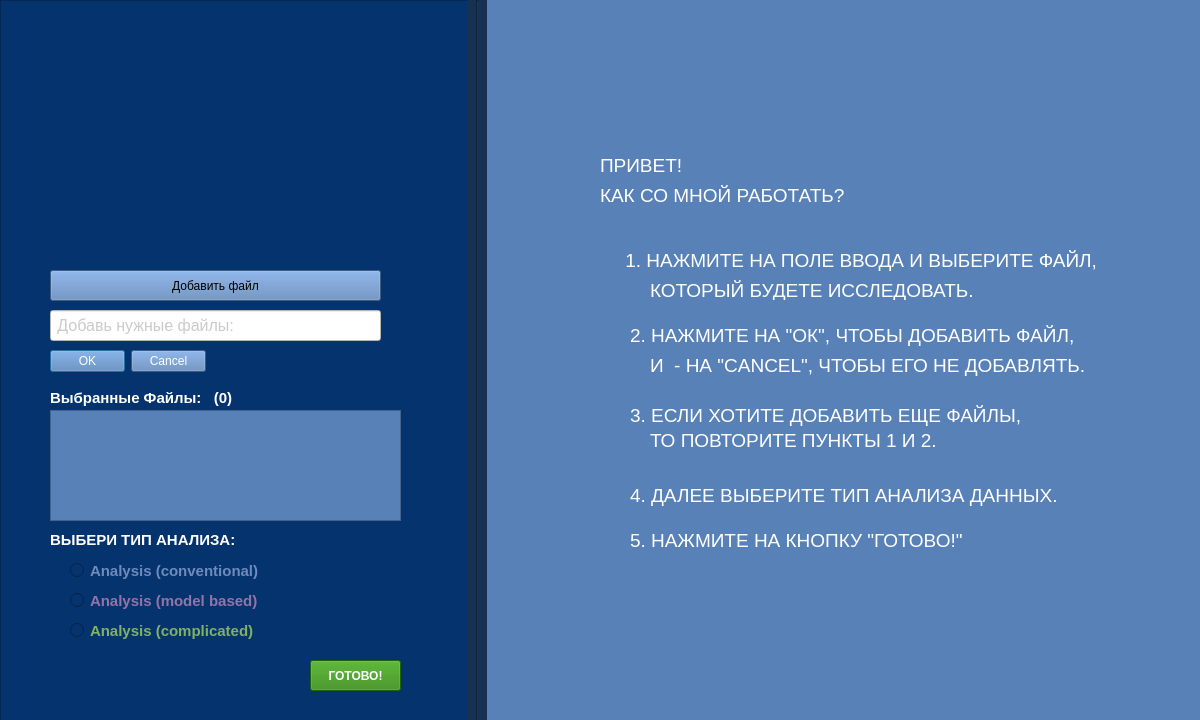
<?xml version="1.0" encoding="UTF-8"?>
<ui version="4.0">
 <class>MainWindow</class>
 <widget class="QMainWindow" name="MainWindow">
  <property name="enabled">
   <bool>true</bool>
  </property>
  <property name="geometry">
   <rect>
    <x>0</x>
    <y>0</y>
    <width>1200</width>
    <height>720</height>
   </rect>
  </property>
  <property name="minimumSize">
   <size>
    <width>1200</width>
    <height>720</height>
   </size>
  </property>
  <property name="maximumSize">
   <size>
    <width>1200</width>
    <height>738</height>
   </size>
  </property>
  <property name="baseSize">
   <size>
    <width>1200</width>
    <height>720</height>
   </size>
  </property>
  <property name="windowTitle">
   <string>MainWindow</string>
  </property>
  <property name="styleSheet">
   <string notr="true">background-color: rgb(88, 129, 183);</string>
  </property>
  <widget class="QWidget" name="centralwidget">
   <widget class="QLabel" name="label_7">
    <property name="geometry">
     <rect>
      <x>600</x>
      <y>150</y>
      <width>121</width>
      <height>31</height>
     </rect>
    </property>
    <property name="font">
     <font>
      <family>MS Shell Dlg 2</family>
      <pointsize>14</pointsize>
      <weight>50</weight>
      <italic>false</italic>
      <bold>false</bold>
     </font>
    </property>
    <property name="styleSheet">
     <string notr="true">color: rgb(255, 255, 255);</string>
    </property>
    <property name="text">
     <string>ПРИВЕТ!</string>
    </property>
   </widget>
   <widget class="QLabel" name="label_6">
    <property name="geometry">
     <rect>
      <x>600</x>
      <y>180</y>
      <width>281</width>
      <height>31</height>
     </rect>
    </property>
    <property name="font">
     <font>
      <family>MS Shell Dlg 2</family>
      <pointsize>14</pointsize>
      <weight>50</weight>
      <bold>false</bold>
     </font>
    </property>
    <property name="autoFillBackground">
     <bool>false</bool>
    </property>
    <property name="styleSheet">
     <string notr="true">color: rgb(255, 255, 255);</string>
    </property>
    <property name="text">
     <string>КАК СО МНОЙ РАБОТАТЬ?</string>
    </property>
   </widget>
   <widget class="QLabel" name="label_8">
    <property name="geometry">
     <rect>
      <x>620</x>
      <y>250</y>
      <width>561</width>
      <height>21</height>
     </rect>
    </property>
    <property name="font">
     <font>
      <family>MS Shell Dlg 2</family>
      <pointsize>14</pointsize>
      <weight>50</weight>
      <bold>false</bold>
     </font>
    </property>
    <property name="styleSheet">
     <string notr="true">color: rgb(255, 255, 255);</string>
    </property>
    <property name="text">
     <string> 1. НАЖМИТЕ НА ПОЛЕ ВВОДА И ВЫБЕРИТЕ ФАЙЛ, </string>
    </property>
   </widget>
   <widget class="QLabel" name="label_9">
    <property name="geometry">
     <rect>
      <x>630</x>
      <y>320</y>
      <width>534</width>
      <height>31</height>
     </rect>
    </property>
    <property name="font">
     <font>
      <family>MS Shell Dlg 2</family>
      <pointsize>14</pointsize>
      <weight>50</weight>
      <bold>false</bold>
     </font>
    </property>
    <property name="styleSheet">
     <string notr="true">color: rgb(255, 255, 255);</string>
    </property>
    <property name="text">
     <string>2. НАЖМИТЕ НА &quot;ОК&quot;, ЧТОБЫ ДОБАВИТЬ ФАЙЛ, </string>
    </property>
   </widget>
   <widget class="QLabel" name="label_10">
    <property name="geometry">
     <rect>
      <x>630</x>
      <y>400</y>
      <width>534</width>
      <height>31</height>
     </rect>
    </property>
    <property name="font">
     <font>
      <family>MS Shell Dlg 2</family>
      <pointsize>14</pointsize>
      <weight>50</weight>
      <bold>false</bold>
     </font>
    </property>
    <property name="styleSheet">
     <string notr="true">color: rgb(255, 255, 255);</string>
    </property>
    <property name="text">
     <string>3. ЕСЛИ ХОТИТЕ ДОБАВИТЬ ЕЩЕ ФАЙЛЫ, </string>
    </property>
   </widget>
   <widget class="QLabel" name="label_11">
    <property name="geometry">
     <rect>
      <x>630</x>
      <y>480</y>
      <width>534</width>
      <height>31</height>
     </rect>
    </property>
    <property name="font">
     <font>
      <family>MS Shell Dlg 2</family>
      <pointsize>14</pointsize>
      <weight>50</weight>
      <bold>false</bold>
     </font>
    </property>
    <property name="styleSheet">
     <string notr="true">color: rgb(255, 255, 255);</string>
    </property>
    <property name="text">
     <string>4. ДАЛЕЕ ВЫБЕРИТЕ ТИП АНАЛИЗА ДАННЫХ.</string>
    </property>
   </widget>
   <widget class="QLabel" name="label_5">
    <property name="geometry">
     <rect>
      <x>630</x>
      <y>530</y>
      <width>534</width>
      <height>21</height>
     </rect>
    </property>
    <property name="font">
     <font>
      <family>MS Shell Dlg 2</family>
      <pointsize>14</pointsize>
      <weight>50</weight>
      <bold>false</bold>
     </font>
    </property>
    <property name="styleSheet">
     <string notr="true">color: rgb(255, 255, 255);</string>
    </property>
    <property name="text">
     <string>5. НАЖМИТЕ НА КНОПКУ &quot;ГОТОВО!&quot;</string>
    </property>
   </widget>
   <widget class="QLabel" name="label_4">
    <property name="geometry">
     <rect>
      <x>650</x>
      <y>280</y>
      <width>391</width>
      <height>20</height>
     </rect>
    </property>
    <property name="font">
     <font>
      <family>MS Shell Dlg 2</family>
      <pointsize>14</pointsize>
      <weight>50</weight>
      <bold>false</bold>
     </font>
    </property>
    <property name="styleSheet">
     <string notr="true">color: rgb(255, 255, 255);</string>
    </property>
    <property name="text">
     <string>КОТОРЫЙ БУДЕТЕ ИССЛЕДОВАТЬ.</string>
    </property>
   </widget>
   <widget class="QLabel" name="label_12">
    <property name="geometry">
     <rect>
      <x>650</x>
      <y>350</y>
      <width>521</width>
      <height>31</height>
     </rect>
    </property>
    <property name="font">
     <font>
      <family>MS Shell Dlg 2</family>
      <pointsize>14</pointsize>
      <weight>50</weight>
      <bold>false</bold>
     </font>
    </property>
    <property name="styleSheet">
     <string notr="true">color: rgb(255, 255, 255);</string>
    </property>
    <property name="text">
     <string>И  - НА &quot;CANCEL&quot;, ЧТОБЫ ЕГО НЕ ДОБАВЛЯТЬ.</string>
    </property>
   </widget>
   <widget class="QLabel" name="label_13">
    <property name="geometry">
     <rect>
      <x>650</x>
      <y>430</y>
      <width>441</width>
      <height>21</height>
     </rect>
    </property>
    <property name="font">
     <font>
      <family>MS Shell Dlg 2</family>
      <pointsize>14</pointsize>
      <weight>50</weight>
      <bold>false</bold>
     </font>
    </property>
    <property name="styleSheet">
     <string notr="true">color: rgb(255, 255, 255);</string>
    </property>
    <property name="text">
     <string>ТО ПОВТОРИТЕ ПУНКТЫ 1 И 2.</string>
    </property>
   </widget>
   <widget class="QLabel" name="logo">
    <property name="geometry">
     <rect>
      <x>60</x>
      <y>10</y>
      <width>301</width>
      <height>251</height>
     </rect>
    </property>
    <property name="styleSheet">
     <string notr="true">background-color: rgb(5, 51, 110);</string>
    </property>
    <property name="text">
     <string/>
    </property>
    <property name="pixmap">
     <pixmap>main_logo.png</pixmap>
    </property>
   </widget>
   <widget class="QLabel" name="ChosenFilesLabel">
    <property name="geometry">
     <rect>
      <x>50</x>
      <y>390</y>
      <width>311</width>
      <height>16</height>
     </rect>
    </property>
    <property name="font">
     <font>
      <family>MS Shell Dlg 2</family>
      <pointsize>11</pointsize>
      <weight>75</weight>
      <bold>true</bold>
     </font>
    </property>
    <property name="styleSheet">
     <string notr="true">color: rgb(255, 255, 255);
background-color: rgb(5, 51, 110);</string>
    </property>
    <property name="text">
     <string>Выбранные Файлы:   (0)</string>
    </property>
   </widget>
   <widget class="QLabel" name="label_3">
    <property name="geometry">
     <rect>
      <x>50</x>
      <y>530</y>
      <width>331</width>
      <height>20</height>
     </rect>
    </property>
    <property name="font">
     <font>
      <family>MS Shell Dlg 2</family>
      <pointsize>11</pointsize>
      <weight>75</weight>
      <bold>true</bold>
     </font>
    </property>
    <property name="styleSheet">
     <string notr="true">color: rgb(255, 255, 255);
background-color: rgb(5, 51, 110);</string>
    </property>
    <property name="text">
     <string>ВЫБЕРИ ТИП АНАЛИЗА:</string>
    </property>
   </widget>
   <widget class="QRadioButton" name="AnalysisType1">
    <property name="geometry">
     <rect>
      <x>70</x>
      <y>560</y>
      <width>331</width>
      <height>21</height>
     </rect>
    </property>
    <property name="font">
     <font>
      <family>MS Shell Dlg 2</family>
      <pointsize>11</pointsize>
      <weight>75</weight>
      <bold>true</bold>
     </font>
    </property>
    <property name="toolTip">
     <string>type_1</string>
    </property>
    <property name="styleSheet">
     <string notr="true">color: rgb(111, 138, 188);
background-color: rgb(5, 51, 110);</string>
    </property>
    <property name="text">
     <string>Analysis (conventional)</string>
    </property>
   </widget>
   <widget class="QRadioButton" name="AnalysisType2">
    <property name="geometry">
     <rect>
      <x>70</x>
      <y>590</y>
      <width>289</width>
      <height>21</height>
     </rect>
    </property>
    <property name="font">
     <font>
      <family>MS Shell Dlg 2</family>
      <pointsize>11</pointsize>
      <weight>75</weight>
      <bold>true</bold>
     </font>
    </property>
    <property name="toolTip">
     <string>type_2</string>
    </property>
    <property name="styleSheet">
     <string notr="true">color: rgb(147, 115, 168);
background-color: rgb(5, 51, 110);</string>
    </property>
    <property name="text">
     <string>Analysis (model based)</string>
    </property>
   </widget>
   <widget class="QRadioButton" name="AnalysisType3">
    <property name="geometry">
     <rect>
      <x>70</x>
      <y>620</y>
      <width>289</width>
      <height>21</height>
     </rect>
    </property>
    <property name="font">
     <font>
      <family>MS Shell Dlg 2</family>
      <pointsize>11</pointsize>
      <weight>75</weight>
      <bold>true</bold>
     </font>
    </property>
    <property name="toolTip">
     <string>type_3</string>
    </property>
    <property name="styleSheet">
     <string notr="true">color: rgb(129, 177, 101);
background-color: rgb(5, 51, 110);</string>
    </property>
    <property name="text">
     <string>Analysis (complicated)</string>
    </property>
   </widget>
   <widget class="QPushButton" name="PushButtonConfirm">
    <property name="geometry">
     <rect>
      <x>310</x>
      <y>660</y>
      <width>91</width>
      <height>31</height>
     </rect>
    </property>
    <property name="font">
     <font>
      <pointsize>9</pointsize>
      <weight>75</weight>
      <bold>true</bold>
     </font>
    </property>
    <property name="styleSheet">
     <string notr="true">color: rgb(255, 255, 255);
background-color: rgb(46, 136, 12);</string>
    </property>
    <property name="locale">
     <locale language="Russian" country="Russia"/>
    </property>
    <property name="text">
     <string>ГОТОВО!</string>
    </property>
   </widget>
   <widget class="Line" name="border">
    <property name="geometry">
     <rect>
      <x>467</x>
      <y>0</y>
      <width>20</width>
      <height>741</height>
     </rect>
    </property>
    <property name="styleSheet">
     <string notr="true">background-color: rgb(23, 49, 83);
color: rgb(23, 49, 83);</string>
    </property>
    <property name="orientation">
     <enum>Qt::Vertical</enum>
    </property>
   </widget>
   <widget class="QListWidget" name="left_side_bar">
    <property name="geometry">
     <rect>
      <x>0</x>
      <y>0</y>
      <width>471</width>
      <height>741</height>
     </rect>
    </property>
    <property name="styleSheet">
     <string notr="true">background-color: rgb(5, 51, 110);
border-color: rgb(5, 51, 110);</string>
    </property>
   </widget>
   <widget class="QLineEdit" name="FileSearchLineEdit">
    <property name="geometry">
     <rect>
      <x>50</x>
      <y>310</y>
      <width>331</width>
      <height>31</height>
     </rect>
    </property>
    <property name="font">
     <font>
      <pointsize>12</pointsize>
     </font>
    </property>
    <property name="styleSheet">
     <string notr="true">color: rgb(150, 150, 150);
background-color: rgb(255, 255, 255);</string>
    </property>
    <property name="text">
     <string/>
    </property>
    <property name="placeholderText">
     <string> Добавь нужные файлы: </string>
    </property>
   </widget>
   <widget class="QDialogButtonBox" name="AccpeptFile">
    <property name="geometry">
     <rect>
      <x>50</x>
      <y>350</y>
      <width>156</width>
      <height>23</height>
     </rect>
    </property>
    <property name="styleSheet">
     <string notr="true">color: rgb(255, 255, 255);</string>
    </property>
    <property name="standardButtons">
     <set>QDialogButtonBox::Cancel|QDialogButtonBox::Ok</set>
    </property>
   </widget>
   <widget class="QPushButton" name="AddFile">
    <property name="geometry">
     <rect>
      <x>50</x>
      <y>270</y>
      <width>331</width>
      <height>31</height>
     </rect>
    </property>
    <property name="text">
     <string>Добавить файл</string>
    </property>
   </widget>
   <widget class="QListWidget" name="FilesList">
    <property name="geometry">
     <rect>
      <x>50</x>
      <y>410</y>
      <width>351</width>
      <height>111</height>
     </rect>
    </property>
   </widget>
   <zorder>left_side_bar</zorder>
   <zorder>label_6</zorder>
   <zorder>label_8</zorder>
   <zorder>label_10</zorder>
   <zorder>label_11</zorder>
   <zorder>label_5</zorder>
   <zorder>label_7</zorder>
   <zorder>label_4</zorder>
   <zorder>label_12</zorder>
   <zorder>label_13</zorder>
   <zorder>label_9</zorder>
   <zorder>ChosenFilesLabel</zorder>
   <zorder>label_3</zorder>
   <zorder>AnalysisType1</zorder>
   <zorder>AnalysisType2</zorder>
   <zorder>AnalysisType3</zorder>
   <zorder>border</zorder>
   <zorder>logo</zorder>
   <zorder>FileSearchLineEdit</zorder>
   <zorder>AccpeptFile</zorder>
   <zorder>PushButtonConfirm</zorder>
   <zorder>AddFile</zorder>
   <zorder>FilesList</zorder>
  </widget>
 </widget>
 <resources/>
 <connections/>
</ui>
